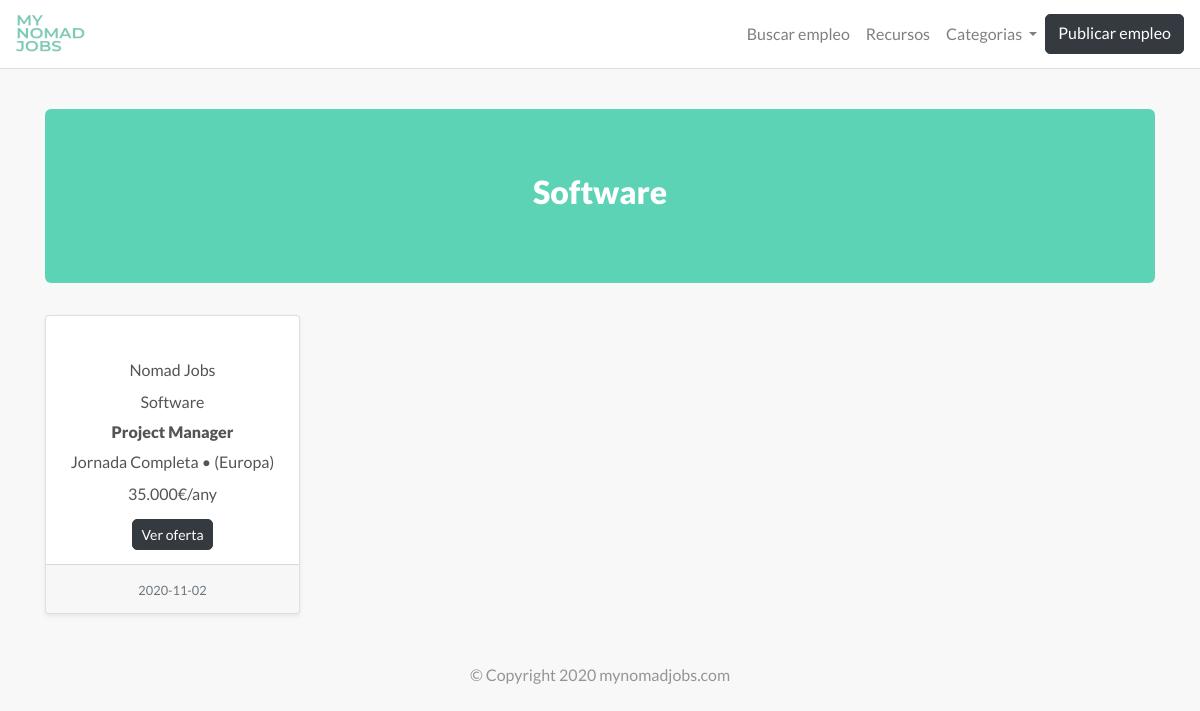
Before: /category/Software with the older database file.
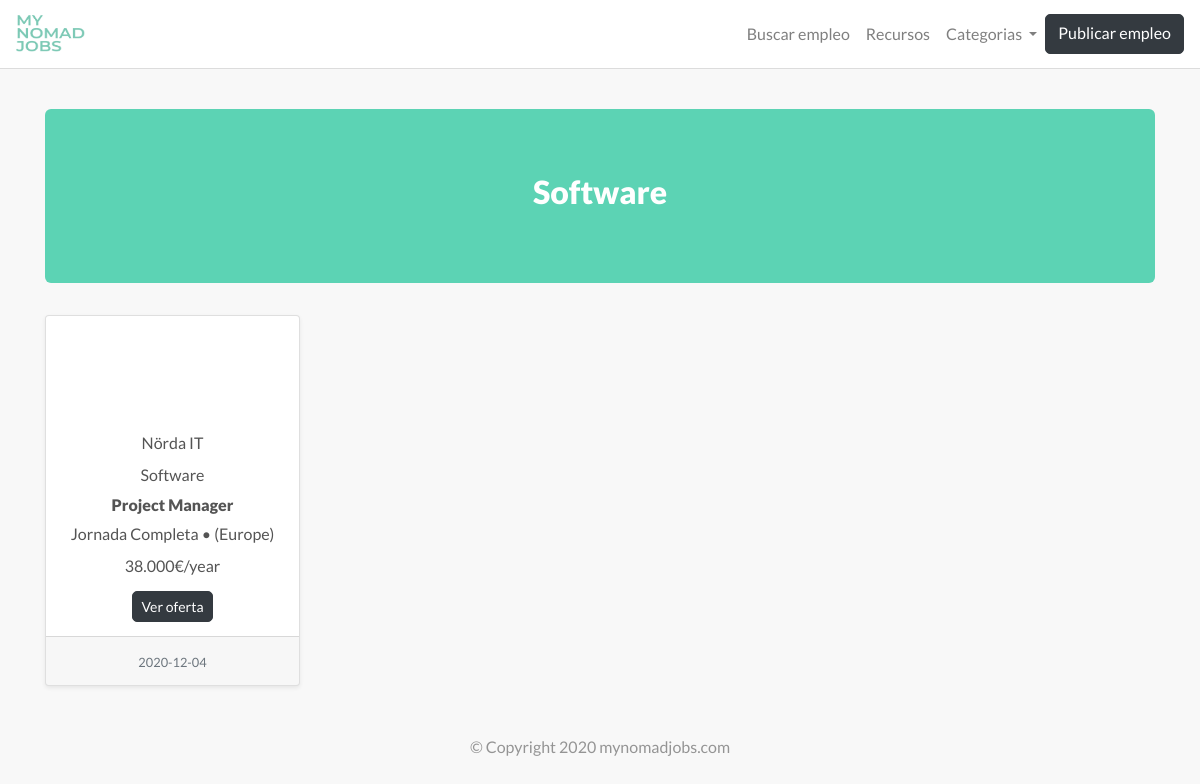
After: the same page with the newer database file.
### models.py (models this page shows)
class Job(db.Model):
    id = db.Column(db.Integer(), primary_key = True, autoincrement=True)
    created = db.Column(db.DateTime(), default = datetime.datetime.utcnow)
    active = db.Column(db.Integer(), default = 1)
    position = db.Column(db.String(100), nullable=False)
    category = db.Column(db.String(100), nullable=False)
    jobType = db.Column(db.String(100), nullable=False)
    region = db.Column(db.String(100), nullable=False)
    salary = db.Column(db.String(100), nullable=False)
    howApply = db.Column(db.String(100), nullable=False)
    jobDescription = db.Column(db.Text(), nullable=False)
    companyName = db.Column(db.String(100), nullable=False)
    file = db.Column(db.String(64), nullable=False, default='default.png')
    filePath = db.Column(db.String(264), nullable=True) #absolute path to file
    hq = db.Column(db.String(100), nullable=False)
    email = db.Column(db.String(100), nullable=False)
    companyDescription = db.Column(db.Text(), nullable=False)

### main.py (the view)
@main.route('/category/<string:category>', methods=['GET'])
def category(category):
	jobs = Job.query.order_by(desc(Job.created)).filter_by(category=category, active=1).all()
	return render_template('category.html', jobs=jobs, category=category)

### templates/category.html (shortened to what this page needs)
{% extends 'base.html' %}
{% block content %}
<div class="container">
	<div class="jumbotron jumbotron-fluid">
		<div class="container">
			<h2>{{ category }}</h2>
		</div>
	</div>
  	<div class="row">
  		{% for job in jobs %}
  		<div class="col-sm-3 mb-4">
			<div class="card card-job shadow-sm text-center">
				<div class="card-block">
					<div class="mb-1">
						<img src="{{ url_for('static', filename = 'uploads/' + job.file ) }}" alt="" class="img-fluid w-50 mb-2">
						<p>{{ job.companyName }}</p>
						<p>{{ job.category }}</p>
						<h6 class="card-title">{{ job.position }}</h6>
						<p>{{ job.jobType }} &#8226; ({{ job.region }})</p>
						<p>{{ job.salary }}</p>
						<a href="/details/{{ job.id }}" class="btn btn-sm btn-dark">Ver oferta</a>
					</div>
				</div>
				<div class="card-footer text-center">
		      		<small class="text-muted">{{ job.created.date() }}</small>
		   		</div>
			</div>
		</div>
		{% endfor %}
	</div>
</div>
{% endblock %}

### templates/base.html (shortened to what this page needs)
<!DOCTYPE html>
<html>
<head>
	<link rel="stylesheet" href="https://stackpath.bootstrapcdn.com/bootstrap/4.5.2/css/bootstrap.min.css">
	<link rel="stylesheet" type="text/css" href="{{ url_for('static', filename='custom.css') }}">
</head>
<body>
	<nav class="navbar navbar-expand-lg navbar-light bg-white">
		<a class="navbar-brand" href="{{ '/' }}">
			<img src="{{ url_for('static', filename = 'img/logo.jpg') }}" width="69" height="42" class="align-middle">
		</a>
		<div class="collapse navbar-collapse justify-content-end" id="navbarNav">
			<ul class="navbar-nav">
				<li class="nav-item">
	        		<a class="nav-link" href="{{ '/' }}">Buscar empleo</a>
	      		</li>
	      		<li class="nav-item">
	        		<a class="nav-link" href="{{ '/resources' }}">Recursos</a>
	      		</li>
	      		<li class="nav-item dropdown">
			        <a class="nav-link dropdown-toggle" href="#" id="navbarDropdown" role="button" data-toggle="dropdown" aria-haspopup="true" aria-expanded="false">
			        	Categorias
			        </a>
		      	</li>
	      		<a href="{{ '/jobpost'}}" class="btn btn-dark btn-md">Publicar empleo</a>
	    	</ul>
	  	</div>
	</nav>
	{% block content %}
	{% endblock %}
	<footer class="footer">
		<div class="container text-center">
			<p class="copyright">© Copyright 2020 mynomadjobs.com</p>
		</div>
	</footer>
</body>
</html>

### static/custom.css (style rules this page uses)
body { font-family: 'Lato', sans-serif; min-height: 100vh; position: relative; margin: 0; padding-bottom: 100px; box-sizing: border-box; color: #545454; background-color: #F8F8F8; }
h1, h2, h3, h4, h5, h6 { font-weight: 900; }
li { list-style: none; display: inline; }
.navbar-brand { font-weight: bold; letter-spacing: .05em; }
.navbar { border-bottom: 1px solid #DCDCDC; font-weight: 400; }
.jumbotron { background-color: #5cd3b4; color: #fff; text-align: center; margin-top: 40px; border-radius: 6px; }
.footer { margin-top: 25px; }
.copyright { opacity: .4; color: #000; text-decoration: none; }
.form-control, .btn { border-radius: 5px; }
.card { height: 100%; display: flex; min-width: 200px; }
.card-block { margin-top: 18px; display: flex; justify-content: space-between; flex-direction: column; }
.card-footer { margin-top: auto; }
.card-job { background-color: #fff; }
.card-job p { margin-bottom: 8px; }
.card-job h6 { margin-bottom: 8px; }
.card-job a { color: #fff; margin-top: 5px; margin-bottom: 10px; }
.row { margin-top:15px; }

Changed rows visible on the page:
changed Job "Software": file: picture added; companyName "Nomad Jobs" → "Nörda IT"; region "Europa" → "Europe"; salary "35.000€/any" → "38.000€/year"; created "2020-11-02" → "2020-12-04"
